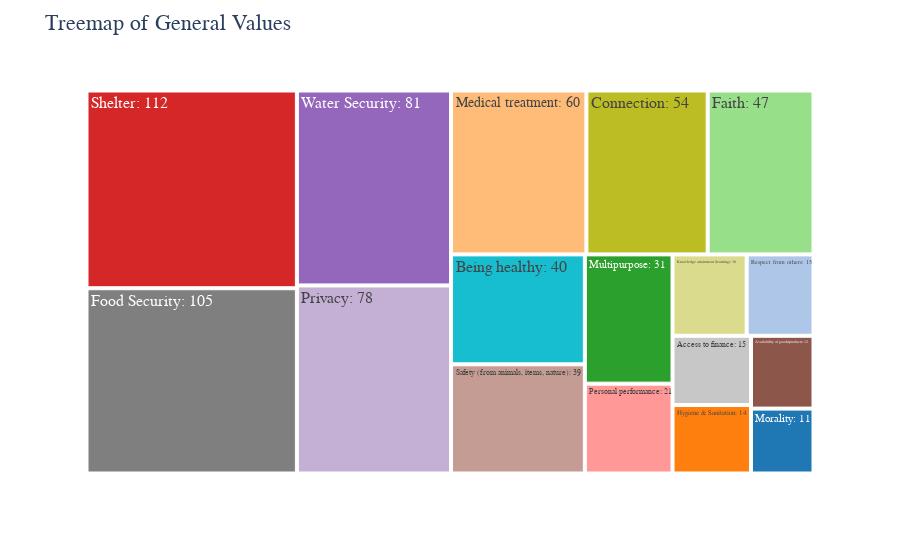
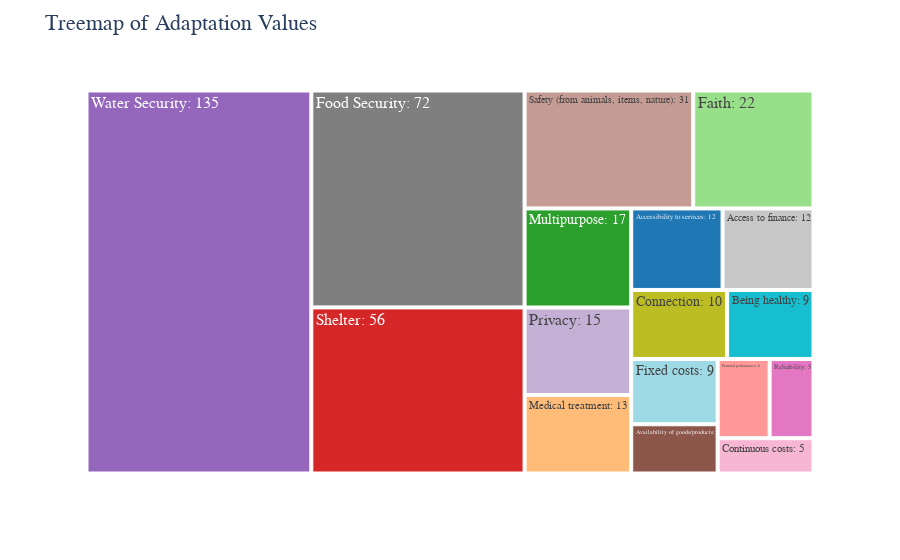

Notebook code cell kept with these figures, in order:
### Code cell
import plotly.express as px

# Get the unique values in the 'Column' column from both DataFrames
unique_values = set(result_df['Column'].unique()) | set(result_df2['Column'].unique())

# Create a custom color palette with enough unique colors
custom_color_palette = ['#1f77b4', '#ff7f0e', '#2ca02c', '#d62728', '#9467bd', '#8c564b', '#e377c2', '#7f7f7f', '#bcbd22', '#17becf', 
                        '#aec7e8', '#ffbb78', '#98df8a', '#ff9896', '#c5b0d5', '#c49c94', '#f7b6d2', '#c7c7c7', '#dbdb8d', '#9edae5']

color_mapping = {value: custom_color_palette[i % len(custom_color_palette)] for i, value in enumerate(unique_values)}

# Create the first treemap using Plotly Express with the specified color mapping
dev1_fig = px.treemap(result_df, path=['Column'], values='Value', color='Column', color_discrete_map=color_mapping)
dev1_fig.update_traces(textinfo="label+value", hoverinfo='label+value', texttemplate='%{label}: %{value:.0f}')
dev1_fig.update_layout(title_text="Treemap of General Values",
                      font=dict(
                          family="Arial",  # Change the font family to your desired font
                          size=16  # Change the font size to your desired size
                      ))

# Create the second treemap using Plotly Express with the same color mapping
dev2_fig = px.treemap(result_df2, path=['Column'], values='Value', color='Column', color_discrete_map=color_mapping)
dev2_fig.update_traces(textinfo="label+value", hoverinfo='label+value', texttemplate='%{label}: %{value:.0f}')
dev2_fig.update_layout(title_text="Treemap of Adaptation Values",
                      font=dict(
                          family="Arial",  # Change the font family to your desired font
                          size=16  # Change the font size to your desired size
                      ))

# Show both treemaps
dev1_fig.show()
dev2_fig.show()

### Figure 1 — Plotly figure (JSON) as saved in the notebook; plotly's stock layout.template omitted (floating-point values rounded to 4 significant figures)
{"data": [{"branchvalues": "total", "customdata": [["Water Security"], ["Hygiene & Sanitation"], ["Connection"], ["Food Security"], ["Medical treatment"], ["Being healthy"], ["Safety (from animals, items, nature)"], ["Personal performance"], ["Respect from others"], ["Multipurpose"], ["Morality"], ["Availability of goods/products"], ["Shelter"], ["Knowledge attainment (learning)"], ["Access to finance"], ["Privacy"], ["Faith"]], "domain": {"x": [0, 1], "y": [0, 1]}, "hoverinfo": "label+value", "hovertemplate": "labels=%{label}<br>Value=%{value}<br>parent=%{parent}<br>id=%{id}<br>Column=%{customdata[0]}<extra></extra>", "ids": ["Water Security", "Hygiene & Sanitation", "Connection", "Food Security", "Medical treatment", "Being healthy", "Safety (from animals, items, nature)", "Personal performance", "Respect from others", "Multipurpose", "Morality", "Availability of goods/products", "Shelter", "Knowledge attainment (learning)", "Access to finance", "Privacy", "Faith"], "labels": ["Water Security", "Hygiene & Sanitation", "Connection", "Food Security", "Medical treatment", "Being healthy", "Safety (from animals, items, nature)", "Personal performance", "Respect from others", "Multipurpose", "Morality", "Availability of goods/products", "Shelter", "Knowledge attainment (learning)", "Access to finance", "Privacy", "Faith"], "marker": {"colors": ["#9467bd", "#ff7f0e", "#bcbd22", "#7f7f7f", "#ffbb78", "#17becf", "#c49c94", "#ff9896", "#aec7e8", "#2ca02c", "#1f77b4", "#8c564b", "#d62728", "#dbdb8d", "#c7c7c7", "#c5b0d5", "#98df8a"]}, "name": "", "parents": ["", "", "", "", "", "", "", "", "", "", "", "", "", "", "", "", ""], "textinfo": "label+value", "texttemplate": "%{label}: %{value:.0f}", "type": "treemap", "values": [81.08, 14.5, 53.64, 105.2, 59.85, 39.7, 39.42, 21.26, 14.68, 30.58, 10.94, 12.28, 112.3, 16.28, 14.66, 78.22, 46.78]}], "layout": {"font": {"family": "Arial", "size": 16}, "legend": {"tracegroupgap": 0}, "margin": {"t": 60}, "title": {"text": "Treemap of General Values"}}}

### Figure 2 — Plotly figure (JSON) as saved in the notebook; plotly's stock layout.template omitted (floating-point values rounded to 4 significant figures)
{"data": [{"branchvalues": "total", "customdata": [["Privacy"], ["Safety (from animals, items, nature)"], ["Reliability"], ["Faith"], ["Food Security"], ["Availability of goods/products"], ["Connection"], ["Shelter"], ["Medical treatment"], ["Continuous costs"], ["Access to finance"], ["Personal performance"], ["Fixed costs"], ["Being healthy"], ["Accessibility to services"], ["Multipurpose"], ["Water Security"]], "domain": {"x": [0, 1], "y": [0, 1]}, "hoverinfo": "label+value", "hovertemplate": "labels=%{label}<br>Value=%{value}<br>parent=%{parent}<br>id=%{id}<br>Column=%{customdata[0]}<extra></extra>", "ids": ["Privacy", "Safety (from animals, items, nature)", "Reliability", "Faith", "Food Security", "Availability of goods/products", "Connection", "Shelter", "Medical treatment", "Continuous costs", "Access to finance", "Personal performance", "Fixed costs", "Being healthy", "Accessibility to services", "Multipurpose", "Water Security"], "labels": ["Privacy", "Safety (from animals, items, nature)", "Reliability", "Faith", "Food Security", "Availability of goods/products", "Connection", "Shelter", "Medical treatment", "Continuous costs", "Access to finance", "Personal performance", "Fixed costs", "Being healthy", "Accessibility to services", "Multipurpose", "Water Security"], "marker": {"colors": ["#c5b0d5", "#c49c94", "#e377c2", "#98df8a", "#7f7f7f", "#8c564b", "#bcbd22", "#d62728", "#ffbb78", "#f7b6d2", "#c7c7c7", "#ff9896", "#9edae5", "#17becf", "#1f77b4", "#2ca02c", "#9467bd"]}, "name": "", "parents": ["", "", "", "", "", "", "", "", "", "", "", "", "", "", "", "", ""], "textinfo": "label+value", "texttemplate": "%{label}: %{value:.0f}", "type": "treemap", "values": [14.63, 31.17, 5.45, 22.23, 72.48, 6.67, 10.37, 55.52, 13.12, 5.302, 11.62, 6.45, 8.842, 9.344, 11.67, 16.56, 134.9]}], "layout": {"font": {"family": "Arial", "size": 16}, "legend": {"tracegroupgap": 0}, "margin": {"t": 60}, "title": {"text": "Treemap of Adaptation Values"}}}
